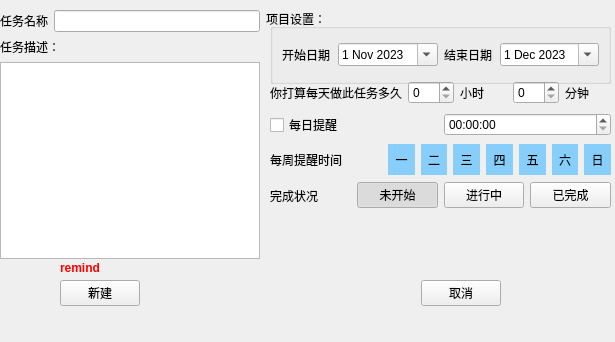
<?xml version="1.0" encoding="UTF-8"?>
<ui version="4.0">
 <class>newtask</class>
 <widget class="QWidget" name="newtask">
  <property name="geometry">
   <rect>
    <x>0</x>
    <y>0</y>
    <width>615</width>
    <height>342</height>
   </rect>
  </property>
  <property name="minimumSize">
   <size>
    <width>615</width>
    <height>342</height>
   </size>
  </property>
  <property name="maximumSize">
   <size>
    <width>615</width>
    <height>16777215</height>
   </size>
  </property>
  <property name="windowTitle">
   <string>Form</string>
  </property>
  <widget class="QLabel" name="label_7">
   <property name="geometry">
    <rect>
     <x>266</x>
     <y>11</y>
     <width>60</width>
     <height>16</height>
    </rect>
   </property>
   <property name="text">
    <string>项目设置：</string>
   </property>
  </widget>
  <widget class="QWidget" name="layoutWidget">
   <property name="geometry">
    <rect>
     <x>60</x>
     <y>280</y>
     <width>441</width>
     <height>26</height>
    </rect>
   </property>
   <layout class="QHBoxLayout" name="horizontalLayout_6">
    <item>
     <widget class="QPushButton" name="addButton">
      <property name="text">
       <string>新建</string>
      </property>
     </widget>
    </item>
    <item>
     <spacer name="horizontalSpacer">
      <property name="orientation">
       <enum>Qt::Horizontal</enum>
      </property>
      <property name="sizeHint" stdset="0">
       <size>
        <width>40</width>
        <height>20</height>
       </size>
      </property>
     </spacer>
    </item>
    <item>
     <widget class="QPushButton" name="cancelbutton">
      <property name="text">
       <string>取消</string>
      </property>
     </widget>
    </item>
   </layout>
  </widget>
  <widget class="QWidget" name="layoutWidget">
   <property name="geometry">
    <rect>
     <x>0</x>
     <y>10</y>
     <width>260</width>
     <height>249</height>
    </rect>
   </property>
   <layout class="QVBoxLayout" name="verticalLayout_2">
    <item>
     <layout class="QHBoxLayout" name="horizontalLayout">
      <item>
       <widget class="QLabel" name="label">
        <property name="text">
         <string>任务名称</string>
        </property>
       </widget>
      </item>
      <item>
       <widget class="QLineEdit" name="tasknameEdit"/>
      </item>
     </layout>
    </item>
    <item>
     <layout class="QVBoxLayout" name="verticalLayout">
      <item>
       <widget class="QLabel" name="label_2">
        <property name="text">
         <string>任务描述：</string>
        </property>
       </widget>
      </item>
      <item>
       <widget class="QTextEdit" name="taskdetailEdit"/>
      </item>
     </layout>
    </item>
   </layout>
  </widget>
  <widget class="QWidget" name="layoutWidget">
   <property name="geometry">
    <rect>
     <x>270</x>
     <y>112</y>
     <width>341</width>
     <height>26</height>
    </rect>
   </property>
   <layout class="QHBoxLayout" name="horizontalLayout_3">
    <item>
     <widget class="QCheckBox" name="weekdaytcheck">
      <property name="text">
       <string>每日提醒</string>
      </property>
     </widget>
    </item>
    <item>
     <widget class="QTimeEdit" name="remindtime"/>
    </item>
   </layout>
  </widget>
  <widget class="QWidget" name="layoutWidget">
   <property name="geometry">
    <rect>
     <x>270</x>
     <y>144</y>
     <width>341</width>
     <height>31</height>
    </rect>
   </property>
   <layout class="QHBoxLayout" name="horizontalLayout_4" stretch="1,2">
    <item>
     <widget class="QLabel" name="label_8">
      <property name="sizePolicy">
       <sizepolicy hsizetype="Preferred" vsizetype="Preferred">
        <horstretch>0</horstretch>
        <verstretch>0</verstretch>
       </sizepolicy>
      </property>
      <property name="autoFillBackground">
       <bool>false</bool>
      </property>
      <property name="text">
       <string>每周提醒时间</string>
      </property>
     </widget>
    </item>
    <item>
     <layout class="QHBoxLayout" name="weekchose">
      <item>
       <widget class="QPushButton" name="w1">
        <property name="maximumSize">
         <size>
          <width>32</width>
          <height>32</height>
         </size>
        </property>
        <property name="styleSheet">
         <string notr="true">QPushButton:checked{background-color:rgb(135,206,250); border-style: inset; }</string>
        </property>
        <property name="text">
         <string>一</string>
        </property>
        <property name="checkable">
         <bool>true</bool>
        </property>
        <property name="checked">
         <bool>true</bool>
        </property>
        <property name="autoRepeat">
         <bool>false</bool>
        </property>
        <property name="flat">
         <bool>false</bool>
        </property>
       </widget>
      </item>
      <item>
       <widget class="QPushButton" name="w2">
        <property name="maximumSize">
         <size>
          <width>32</width>
          <height>32</height>
         </size>
        </property>
        <property name="styleSheet">
         <string notr="true">QPushButton:checked{background-color:rgb(135,206,250); border-style: inset; }</string>
        </property>
        <property name="text">
         <string>二</string>
        </property>
        <property name="checkable">
         <bool>true</bool>
        </property>
        <property name="checked">
         <bool>true</bool>
        </property>
        <property name="autoRepeat">
         <bool>false</bool>
        </property>
        <property name="flat">
         <bool>false</bool>
        </property>
       </widget>
      </item>
      <item>
       <widget class="QPushButton" name="w3">
        <property name="maximumSize">
         <size>
          <width>32</width>
          <height>32</height>
         </size>
        </property>
        <property name="styleSheet">
         <string notr="true">QPushButton:checked{background-color:rgb(135,206,250); border-style: inset; }</string>
        </property>
        <property name="text">
         <string>三</string>
        </property>
        <property name="checkable">
         <bool>true</bool>
        </property>
        <property name="checked">
         <bool>true</bool>
        </property>
        <property name="autoRepeat">
         <bool>false</bool>
        </property>
        <property name="flat">
         <bool>false</bool>
        </property>
       </widget>
      </item>
      <item>
       <widget class="QPushButton" name="w4">
        <property name="maximumSize">
         <size>
          <width>32</width>
          <height>32</height>
         </size>
        </property>
        <property name="styleSheet">
         <string notr="true">QPushButton:checked{background-color:rgb(135,206,250); border-style: inset; }</string>
        </property>
        <property name="text">
         <string>四</string>
        </property>
        <property name="checkable">
         <bool>true</bool>
        </property>
        <property name="checked">
         <bool>true</bool>
        </property>
        <property name="autoRepeat">
         <bool>false</bool>
        </property>
        <property name="flat">
         <bool>false</bool>
        </property>
       </widget>
      </item>
      <item>
       <widget class="QPushButton" name="w5">
        <property name="maximumSize">
         <size>
          <width>32</width>
          <height>32</height>
         </size>
        </property>
        <property name="styleSheet">
         <string notr="true">QPushButton:checked{background-color:rgb(135,206,250); border-style: inset; }</string>
        </property>
        <property name="text">
         <string>五</string>
        </property>
        <property name="checkable">
         <bool>true</bool>
        </property>
        <property name="checked">
         <bool>true</bool>
        </property>
        <property name="autoRepeat">
         <bool>false</bool>
        </property>
        <property name="flat">
         <bool>false</bool>
        </property>
       </widget>
      </item>
      <item>
       <widget class="QPushButton" name="w6">
        <property name="maximumSize">
         <size>
          <width>32</width>
          <height>32</height>
         </size>
        </property>
        <property name="styleSheet">
         <string notr="true">QPushButton:checked{background-color:rgb(135,206,250); border-style: inset; }</string>
        </property>
        <property name="text">
         <string>六</string>
        </property>
        <property name="checkable">
         <bool>true</bool>
        </property>
        <property name="checked">
         <bool>true</bool>
        </property>
        <property name="autoRepeat">
         <bool>false</bool>
        </property>
        <property name="flat">
         <bool>false</bool>
        </property>
       </widget>
      </item>
      <item>
       <widget class="QPushButton" name="w7">
        <property name="enabled">
         <bool>true</bool>
        </property>
        <property name="maximumSize">
         <size>
          <width>32</width>
          <height>32</height>
         </size>
        </property>
        <property name="styleSheet">
         <string notr="true">QPushButton:checked{background-color:rgb(135,206,250); border-style: inset; }</string>
        </property>
        <property name="text">
         <string>日</string>
        </property>
        <property name="checkable">
         <bool>true</bool>
        </property>
        <property name="checked">
         <bool>true</bool>
        </property>
        <property name="autoRepeat">
         <bool>false</bool>
        </property>
        <property name="flat">
         <bool>false</bool>
        </property>
       </widget>
      </item>
     </layout>
    </item>
   </layout>
  </widget>
  <widget class="QWidget" name="layoutWidget">
   <property name="geometry">
    <rect>
     <x>270</x>
     <y>80</y>
     <width>341</width>
     <height>26</height>
    </rect>
   </property>
   <layout class="QHBoxLayout" name="horizontalLayout_5">
    <item>
     <widget class="QLabel" name="label_5">
      <property name="text">
       <string>你打算每天做此任务多久</string>
      </property>
     </widget>
    </item>
    <item>
     <widget class="QSpinBox" name="hourspinBox"/>
    </item>
    <item>
     <widget class="QLabel" name="label_9">
      <property name="text">
       <string>小时</string>
      </property>
     </widget>
    </item>
    <item>
     <widget class="QSpinBox" name="minutespinBox"/>
    </item>
    <item>
     <widget class="QLabel" name="label_6">
      <property name="text">
       <string>分钟</string>
      </property>
     </widget>
    </item>
   </layout>
  </widget>
  <widget class="QGroupBox" name="datebox">
   <property name="geometry">
    <rect>
     <x>270</x>
     <y>23</y>
     <width>341</width>
     <height>61</height>
    </rect>
   </property>
   <layout class="QHBoxLayout" name="date">
    <item>
     <layout class="QHBoxLayout" name="start" stretch="1,2">
      <item>
       <widget class="QLabel" name="label_3">
        <property name="text">
         <string>开始日期</string>
        </property>
       </widget>
      </item>
      <item>
       <widget class="QDateEdit" name="startdate">
        <property name="calendarPopup">
         <bool>true</bool>
        </property>
        <property name="date">
         <date>
          <year>2023</year>
          <month>11</month>
          <day>1</day>
         </date>
        </property>
       </widget>
      </item>
     </layout>
    </item>
    <item>
     <layout class="QHBoxLayout" name="end" stretch="1,2">
      <item>
       <widget class="QLabel" name="label_4">
        <property name="text">
         <string>结束日期</string>
        </property>
       </widget>
      </item>
      <item>
       <widget class="QDateEdit" name="enddate">
        <property name="calendarPopup">
         <bool>true</bool>
        </property>
        <property name="date">
         <date>
          <year>2023</year>
          <month>12</month>
          <day>1</day>
         </date>
        </property>
       </widget>
      </item>
     </layout>
    </item>
   </layout>
  </widget>
  <widget class="QWidget" name="layoutWidget">
   <property name="geometry">
    <rect>
     <x>270</x>
     <y>180</y>
     <width>341</width>
     <height>31</height>
    </rect>
   </property>
   <layout class="QHBoxLayout" name="horizontalLayout_2">
    <item>
     <widget class="QLabel" name="label_10">
      <property name="text">
       <string>完成状况</string>
      </property>
     </widget>
    </item>
    <item>
     <widget class="QPushButton" name="state0">
      <property name="text">
       <string>未开始</string>
      </property>
      <property name="checkable">
       <bool>true</bool>
      </property>
      <property name="checked">
       <bool>true</bool>
      </property>
      <property name="autoExclusive">
       <bool>true</bool>
      </property>
      <attribute name="buttonGroup">
       <string notr="true">statebuttonGroup</string>
      </attribute>
     </widget>
    </item>
    <item>
     <widget class="QPushButton" name="state1">
      <property name="text">
       <string>进行中</string>
      </property>
      <property name="checkable">
       <bool>true</bool>
      </property>
      <property name="checked">
       <bool>false</bool>
      </property>
      <property name="autoExclusive">
       <bool>true</bool>
      </property>
      <attribute name="buttonGroup">
       <string notr="true">statebuttonGroup</string>
      </attribute>
     </widget>
    </item>
    <item>
     <widget class="QPushButton" name="state2">
      <property name="text">
       <string>已完成</string>
      </property>
      <property name="checkable">
       <bool>true</bool>
      </property>
      <property name="checked">
       <bool>false</bool>
      </property>
      <property name="autoExclusive">
       <bool>true</bool>
      </property>
      <attribute name="buttonGroup">
       <string notr="true">statebuttonGroup</string>
      </attribute>
     </widget>
    </item>
   </layout>
  </widget>
  <widget class="QLabel" name="remindlabel">
   <property name="geometry">
    <rect>
     <x>60</x>
     <y>260</y>
     <width>54</width>
     <height>16</height>
    </rect>
   </property>
   <property name="font">
    <font>
     <bold>true</bold>
    </font>
   </property>
   <property name="styleSheet">
    <string notr="true">color: red;</string>
   </property>
   <property name="text">
    <string>remind</string>
   </property>
  </widget>
 </widget>
 <resources/>
 <connections/>
 <buttongroups>
  <buttongroup name="statebuttonGroup"/>
 </buttongroups>
</ui>
